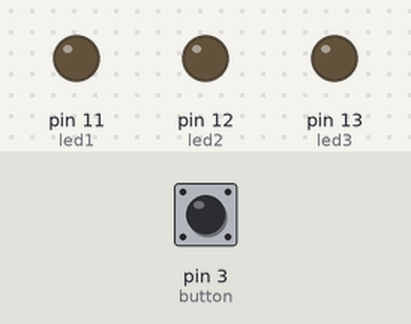
The sketch below on a simulated Arduino Uno, built with avr-gcc and run on an emulated ATmega328P. On the bench: output pins drawn as LEDs (lit = HIGH). The inputs (shaded band) are chosen by the test bench; at power-on: pin 3 (button) LOW. What the sketch prints to the serial monitor is not drawn.

Above: at 1.2 s.
1.3 s: pin 3 (button) pulled HIGH for 0.15 s
At 1.43 s:
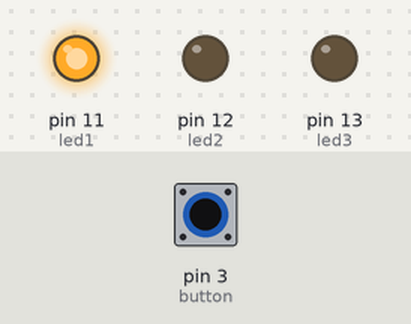
3.0 s: pin 3 (button) pulled HIGH for 3.2 s
At 7.7 s:
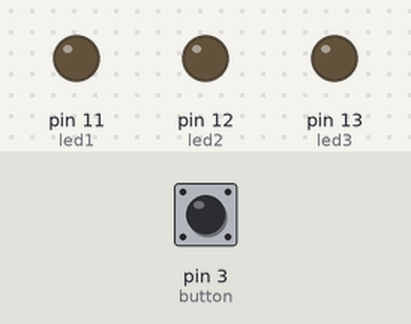
Timing chart, 0 to 9.2 s (numbered marks = the images above; inputs shaded):
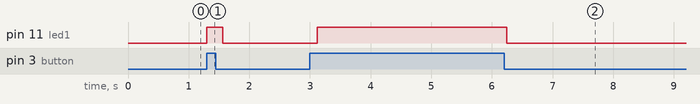

Measured:
- after the input at 1.3 s, pin 11 (led1): LOW → HIGH at once, → LOW 0.26 s later
- after the input at 3.0 s, pin 11 (led1): LOW → HIGH after 0.12 s, → LOW 3.1 s later

The sketch:

button_con_led_3.ino
```cpp
int const led1 = 11;
int const led2 = 12;
int const led3 = 13;
int const button = 3;
int estado = 0;
int estadoLed = 0;
int aux = 0;

void setup() {

  pinMode(led1,OUTPUT);
  pinMode(led2,OUTPUT);
  pinMode(led3,OUTPUT);
  pinMode(button,INPUT);
  Serial.begin(9600);

}//Fin del setup

void loop() {


  // print the result:
  //Serial.println(estado); // siempre esta high = 1
  Serial.println(estadoLed); // siempre esta high = 1
  // wait 10 milliseconds for the analog-to-digital converter
  // to settle after the last reading:
  delay(130);

  estado = digitalRead ( button );


  if (estado == HIGH){

    digitalWrite (led1, HIGH);
    }else {

      digitalWrite (led1,LOW);


      }


}// fin del loop
```
